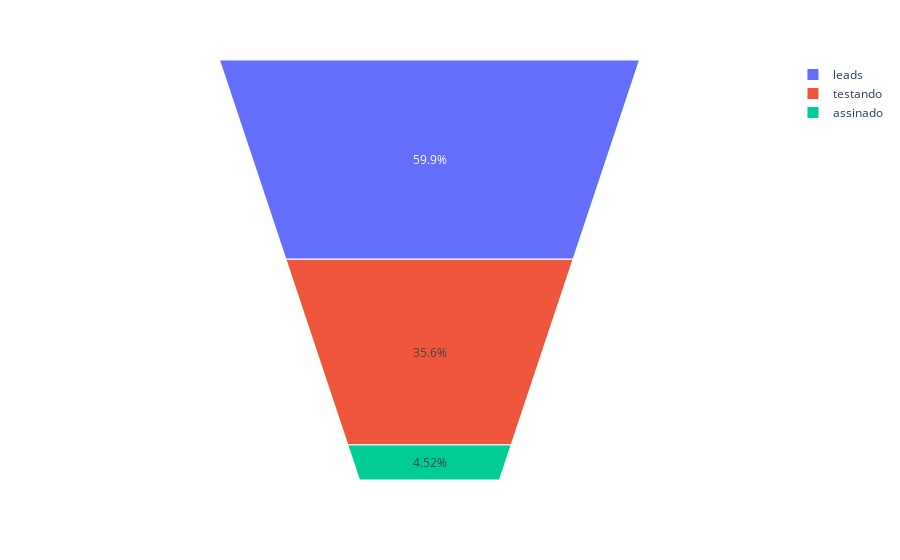

Notebook cell for this chart:
### Code cell
import plotly.express as px
fig = px.funnel_area(names=df_tb['etapas'],
                    values=df_tb['Values'])
fig.show()

### Figure 1 — Plotly figure (JSON) as saved in the notebook; plotly's stock layout.template omitted (floating-point values rounded to 4 significant figures)
{"data": [{"domain": {"x": [0, 1], "y": [0, 1]}, "hovertemplate": "label=%{label}<br>value=%{value}<extra></extra>", "labels": ["leads", "testando", "assinado"], "legendgroup": "", "name": "", "showlegend": true, "type": "funnelarea", "values": [596.2, 354, 45]}], "layout": {"legend": {"tracegroupgap": 0}, "margin": {"t": 60}}}
